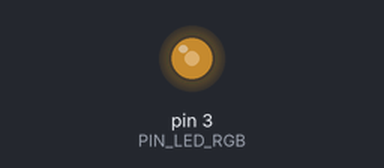
This sketch was run on a simulated Arduino Uno, built with avr-gcc and run on an emulated ATmega328P. On the bench: output pins drawn as LEDs (lit = HIGH).

Above: at 0.1 s.
Timing chart, 0 to 1.6 s (numbered marks = the images above):
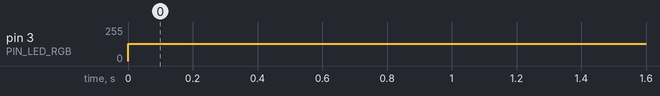

Measured:
- by itself, pin 3 (PIN_LED_RGB): 0/255 → 128/255 at 0.00 s

The sketch:

2.ino
```cpp
#define PIN_LED_RGB 3

void setup()
{
  // Paramètre la broche PIN_LED_RGB comme une sortie
  pinMode(PIN_LED_RGB, OUTPUT);
}

void loop()
{
  // On paramètre le rapport cyclique du signal présent en PIN_LED_RGB
  // 128 correspond à un rapport cyclique de 128/255
  // (cf. explications ci-dessous ou dans le sujet)
  analogWrite(PIN_LED_RGB, 128);
}

/*
la fonction qui paramètre la sortie D3 chargée d'alimenter la LED RGB est analogWrite(3, 128);

La valeur '3' indique le n° de la broche qui est pilotée.
La valeur '128' permet de déterminer le rapport cyclique du signal rectangulaire généré.

Au sein de la carte ARDUINO, le rapport cyclique (qui théoriquement varie de 0 à 1)
est codé sur 8 bits (256 valeurs possibles allant de 0 à 255).

Une valeur de 0 correspond donc à un rapport cyclique de 0 et une valeur de 255 à un rapport cyclique de 1.
*/
```
